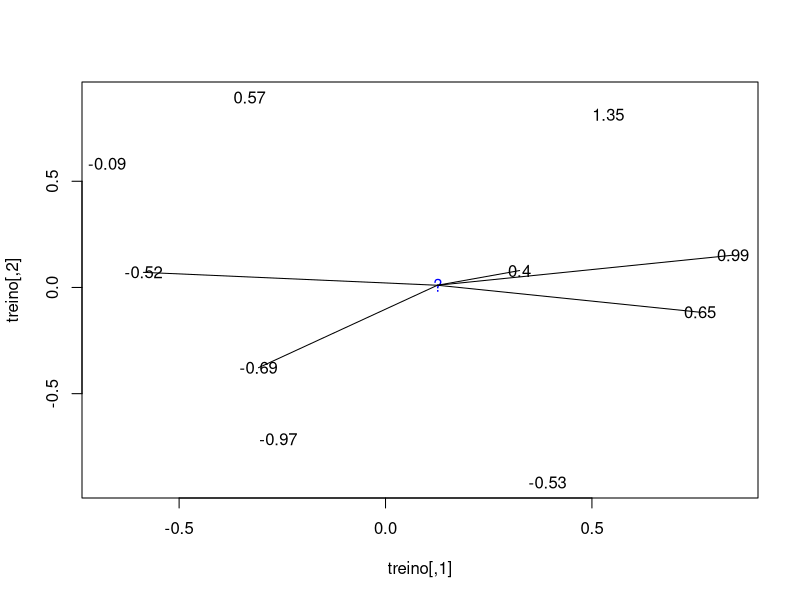

Write the R code that produced this figure. (Note: this script raises an error after producing the figure.)
rm(list = ls())

# set.seed(1)

nr = 10
nc = 2
minx = -1
maxx = 1

treino = matrix(
  runif(nr * nc, minx, maxx),
  ncol = nc
)

# inidices 1= linha, 2 = coluna
resp_treino = apply(treino, 1, sum)

####################################################################
# teste com o KNN

novo_ex = matrix(runif(1 * nc, 0, 0.5), ncol = nc)
resp_ex = apply(novo_ex, 1, sum)

distance = function(a, b) sqrt(sum((a-b)^2))

distance(c(1,2), c(3,7)) == sqrt( (1-3)^2 + (2-7)^2 )

vet_dist = apply(treino, 1, 
                 function(exemplo)
                   distance(exemplo, novo_ex))
####################################################################
k = 5

# sort ordena um vetor
# retorna o indice do vetor ordenador em relacao ao nao ordenado
knn = order(vet_dist)[1:k]

# mean calcula a media
pred_ex = mean(resp_treino[knn])

####################################################################
# Plots

plot(treino, col="white")
text(treino[,1], treino[,2], round(resp_treino, 2))

text(novo_ex[1,1], novo_ex[1,2], "?", col="blue")

apply(treino[knn,], 1, function(exemplo)
  lines(rbind(novo_ex,exemplo)))

lines(rbind(novo_ex, exemplo))

text(novo_ex[1,1], novo_ex[1,2]+0.1, round(pred_ex,2), col="blue")